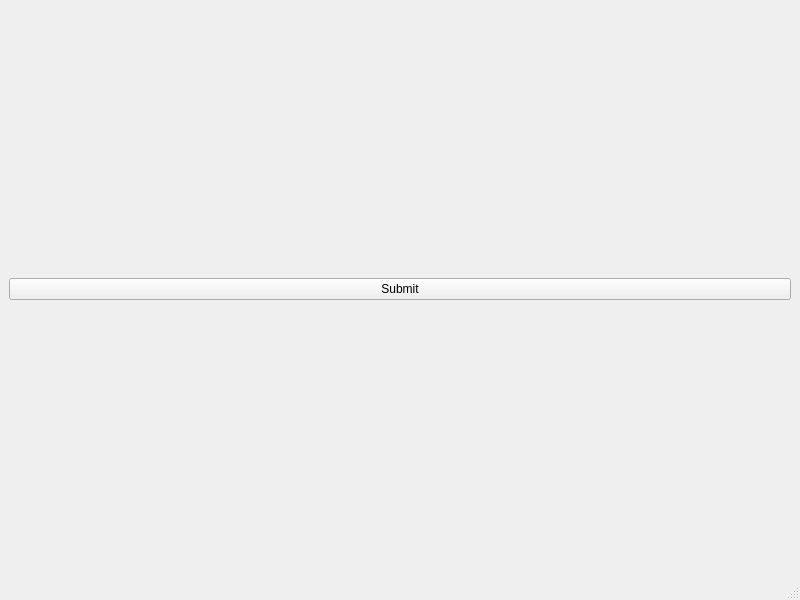
<?xml version="1.0" encoding="UTF-8"?>
<ui version="4.0">
 <class>MainWindow</class>
 <widget class="QMainWindow" name="MainWindow">
  <property name="geometry">
   <rect>
    <x>0</x>
    <y>0</y>
    <width>800</width>
    <height>600</height>
   </rect>
  </property>
  <property name="windowTitle">
   <string>MainWindow</string>
  </property>
  <widget class="QWidget" name="centralwidget">
   <layout class="QVBoxLayout" name="verticalLayout_2">
    <item>
     <layout class="QVBoxLayout" name="verticalLayout"/>
    </item>
    <item>
     <layout class="QHBoxLayout" name="horizontalLayout">
      <item>
       <widget class="QPushButton" name="pushButton_submit">
        <property name="sizePolicy">
         <sizepolicy hsizetype="Minimum" vsizetype="Fixed">
          <horstretch>0</horstretch>
          <verstretch>0</verstretch>
         </sizepolicy>
        </property>
        <property name="text">
         <string>Submit</string>
        </property>
       </widget>
      </item>
     </layout>
    </item>
   </layout>
  </widget>
  <widget class="QMenuBar" name="menubar">
   <property name="geometry">
    <rect>
     <x>0</x>
     <y>0</y>
     <width>800</width>
     <height>23</height>
    </rect>
   </property>
  </widget>
  <widget class="QStatusBar" name="statusbar"/>
 </widget>
 <resources/>
 <connections/>
</ui>
